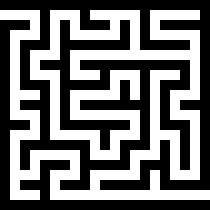
#> input picture lab/lab05/lab05_09/img/maze10_09.png, 210 x 210 px
$ jupyter execute lab05.ipynb
#> lines starting #> are read from the running program, lines starting #| are printed output that depends on the picture
# Лабораторная работа 5.  Эвристические алгоритмы.
## Вариант 9

**Цель работы:** ознакомление с  эвристическими алгоритмами  и методикой оценки  их эффективности.

**Продолжительность работы:** - 4 часа.

**Мягкий дедлайн (10 баллов)**: 20.05.2023

**Жесткий дедлайн (5 баллов)**: 02.06.2023

## Задание 1.

Дан лабиринт. Вход в лабиринт находится сверху слева, выход - снизу справа.

| Вариант | Лабиринт |
|:---|:---|
|  9  |  |

а) Используя волновой алгоритм вручную построить оптимальный путь через лабиринт.

б) Используя маршрутный алгоритм вручную построить оптимальный путь через лабиринт.

## Волновой алгоритм

|<!-- --> |<!-- --> |<!-- --> |<!-- --> |<!-- --> |<!-- --> |<!-- --> |<!-- --> |<!-- --> |
|:-------:|:-------:|:-------:|:-------:|:-------:|:-------:|:-------:|:-------:|:-------:|
|&#9632;  |&#9632;  |&#9632;  |&#9632;  |&#9632;  |&#9632;  |&#9632;  |&#9632;  |&#9632;  |
|0        |1        |2        |3        |4        |5        |6        |7        |&#9632;  |
|&#9632;  |2        |&#9632;  |&#9632;  |&#9632;  |&#9632;  |&#9632;  |8        |&#9632;  |
|&#9632;  |3        |4        |5        |&#9632;  |11       |10       |9        |&#9632;  |
|&#9632;  |&#9632;  |&#9632;  |&#9632;  |&#9632;  |12       |&#9632;  |10       |&#9632;  |
|&#9632;  |21       |20       |19       |&#9632;  |13       |&#9632;  |11       |&#9632;  |
|&#9632;  |22       |&#9632;  |18       |&#9632;  |14       |&#9632;  |12       |&#9632;  |
|&#9632;  |23       |&#9632;  |17       |16       |15       |&#9632;  |13       |14       |
|&#9632;  |&#9632;  |&#9632;  |&#9632;  |&#9632;  |&#9632;  |&#9632;  |&#9632;  |&#9632;  |

1. Присвоем начальной клетке нулевое значение, соседним клеткам будем присваивать текущее значение плюс единица, пока не дойдем до конца.
2. Начиная с конечной клетки будем переходить к соседним клеткам с меньшими значениями, пока не дойдем до начальной.
3. Наш путь составляет 14 клеток

|<!-- --> |<!-- --> |<!-- --> |<!-- --> |<!-- --> |<!-- --> |<!-- --> |<!-- --> |<!-- --> |
|:-------:|:-------:|:-------:|:-------:|:-------:|:-------:|:-------:|:-------:|:-------:|
|&#9632;  |&#9632;  |&#9632;  |&#9632;  |&#9632;  |&#9632;  |&#9632;  |&#9632;  |&#9632;  |
|&#128997;|&#128997;|&#128997;|&#128997;|&#128997;|&#128997;|&#128997;|&#128997;|&#9632;  |
|&#9632;  |&#9;     |&#9632;  |&#9632;  |&#9632;  |&#9632;  |&#9632;  |&#128997;|&#9632;  |
|&#9632;  |&#9;     |&#9;     |&#9;     |&#9632;  |&#9;     |&#9;     |&#128997;|&#9632;  |
|&#9632;  |&#9632;  |&#9632;  |&#9632;  |&#9632;  |&#9;     |&#9632;  |&#128997;|&#9632;  |
|&#9632;  |&#9;     |&#9;     |&#9;     |&#9632;  |&#9;     |&#9632;  |&#128997;|&#9632;  |
|&#9632;  |&#9;     |&#9632;  |&#9;     |&#9632;  |&#9;     |&#9632;  |&#128997;|&#9632;  |
|&#9632;  |&#9;     |&#9632;  |&#9;     |&#9;     |&#9;     |&#9632;  |&#128997;|&#128997;|
|&#9632;  |&#9632;  |&#9632;  |&#9632;  |&#9632;  |&#9632;  |&#9632;  |&#9632;  |&#9632;  |

## Маршрутный алгоритм основанный на вычислении расстояния между точками

|<!-- -->|<!-- --> |<!-- --> |<!-- --> |<!-- --> |<!-- --> |<!-- --> |<!-- --> |<!-- --> |<!-- --> |
|:------:|:-------:|:-------:|:-------:|:-------:|:-------:|:-------:|:-------:|:-------:|:-------:|
|9       |&#9632;  |&#9632;  |&#9632;  |&#9632;  |&#9632;  |&#9632;  |&#9632;  |&#9632;  |&#9632;  |
|8       |&#9;     |&#9;     |&#9;     |&#9;     |&#9;     |&#9;     |&#9;     |&#9;     |&#9632;  |
|7       |&#9632;  |&#9;     |&#9632;  |&#9632;  |&#9632;  |&#9632;  |&#9632;  |&#9;     |&#9632;  |
|6       |&#9632;  |&#9;     |&#9;     |&#9;     |&#9632;  |&#9;     |&#9;     |&#9;     |&#9632;  |
|5       |&#9632;  |&#9632;  |&#9632;  |&#9632;  |&#9632;  |&#9;     |&#9632;  |&#9;     |&#9632;  |
|4       |&#9632;  |&#9;     |&#9;     |&#9;     |&#9632;  |&#9;     |&#9632;  |&#9;     |&#9632;  |
|3       |&#9632;  |&#9;     |&#9632;  |&#9;     |&#9632;  |&#9;     |&#9632;  |&#9;     |&#9632;  |
|2       |&#9632;  |&#9;     |&#9632;  |&#9;     |&#9;     |&#9;     |&#9632;  |&#9;     |&#9;     |
|1       |&#9632;  |&#9632;  |&#9632;  |&#9632;  |&#9632;  |&#9632;  |&#9632;  |&#9632;  |&#9632;  |
|<!-- -->|1        |2        |3        |4        |5        |6        |7        |8        |9        |

Работу алгоритма начнем от начального элемента. При этом вокруг начального элемента рассмотрим 8-ми элементную окрестность. От каждого элемента окрестности до конечного элемента оценим длинну пути. При этом расстояние между точками вычислется по формуле: $d = |x_2 - x_1| + |y_2 - y_1| $
Таким образом вычисляем восемь значений из которых выбираем минимальное. Элемент от которого расстояние оказалось минимальным выбирается в качестве элемента трассы. Вокруг него снова рассматривается 8-ми элементная окрестность. Продолжаем процесс до тех пор пока не будет достигнут конечный элемент.
1. |8-2| + |2-9| = 13 и |7-2| + |2-9| = 12 новая трасса имеет координаты (7, 2)
2. |6-2| + |2-9| = 11 и |6-2| = |3-9| = 10 и |8-2| + |3-9| = 12 новая трасса имеет координаты (6, 3)
3. |6-2| + |4-9| = 9 новая трасса имеет координаты (6, 4)
4. У этой трассы нет пути, возвращаемся и выбираем другую трассу
5. Новая трасса имеет координаты (8,3)
6. |8-2| + |4-9| = 11 новая трасса имеет координаты (8, 4)
7. |8-2| + |5-9| = 10 новая трасса имеет координаты (8, 5)
8. |8-2| + |6-9| = 9 новая трасса имеет координаты (8, 6)
9. |8-2| + |7-9| = 8 новая трасса имеет координаты (8, 7)
10. |8-2| + |8-9| = 7 и |7-2| + |8-9| = 6 новая трасса имеет координаты (7, 8)
11. |6-2| + |8-9| = 5 и |6-2| + |7-9| = 6 новая трасса имеет координаты (6, 8)
12. |5-2| + |8-9| = 4 новая трасса имеет координаты (5, 8)
13. |4-2| + |8-9| = 3 новая трасса имеет координаты (4, 8)
14. |3-2| + |8-9| = 2 новая трасса имеет координаты (3, 8)
15. |1-2| + |8-9| = 2 новая трасса имеет координаты (3, 8)
16. |2-2| + |8-9| = 1 и |2-2| + |9-9| = 0 Конец алгоритма.

### Вид с проложенным маршрутом
|<!-- -->|<!-- --> |<!-- --> |<!-- --> |<!-- --> |<!-- --> |<!-- --> |<!-- --> |<!-- --> |<!-- --> |
|:------:|:-------:|:-------:|:-------:|:-------:|:-------:|:-------:|:-------:|:-------:|:-------:|
|9       |&#9632;  |&#9632;  |&#9632;  |&#9632;  |&#9632;  |&#9632;  |&#9632;  |&#9632;  |&#9632;  |
|8       |&#128997;|&#9;     |&#128997;|&#128997;|&#128997;|&#128997;|&#128997;|&#9;     |&#9632;  |
|7       |&#9632;  |&#128997;|&#9632;  |&#9632;  |&#9632;  |&#9632;  |&#9632;  |&#128997;|&#9632;  |
|6       |&#9632;  |&#9;     |&#9;     |&#9;     |&#9632;  |&#9;     |&#9;     |&#128997;|&#9632;  |
|5       |&#9632;  |&#9632;  |&#9632;  |&#9632;  |&#9632;  |&#9;     |&#9632;  |&#128997;|&#9632;  |
|4       |&#9632;  |&#9;     |&#9;     |&#9;     |&#9632;  |&#9;     |&#9632;  |&#128997;|&#9632;  |
|3       |&#9632;  |&#9;     |&#9632;  |&#9;     |&#9632;  |&#9;     |&#9632;  |&#128997;|&#9632;  |
|2       |&#9632;  |&#9;     |&#9632;  |&#9;     |&#9;     |&#9;     |&#9632;  |&#9;     |&#128997;|
|1       |&#9632;  |&#9632;  |&#9632;  |&#9632;  |&#9632;  |&#9632;  |&#9632;  |&#9632;  |&#9632;  |
|<!-- -->|1        |2        |3        |4        |5        |6        |7        |8        |9        |

## Задание 2.

Дан либиринт. Вход в лабиринт находится сверху слева, выход - снизу справа.
Реализовав алгоритм в соответствии с заданием построить оптимальный путь через лабиринт.

| Вариант | Лабиринт | Алгоритм |
|:---|:---|:---|
|  9  |  | Двухлучевой алгоритм |

[cell 1]
from PIL import Image

# Открываем изображение
img = Image.open("./img/maze10_09.png")
#> img is the input picture: PIL image 210x210 RGBA; mean R, G, B, A 116.2, 116.2, 116.2, 255
image = img.resize((21, 21))
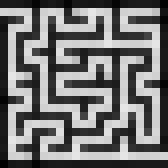
#> image: PIL image 21x21 RGBA (shown 8 times larger); mean R, G, B, A 116.5, 116.5, 116.5, 255
#image.show()
bw_image = image.convert("L")
width, height = bw_image.size
#> width = 21; height = 21
matrix = [[False for _ in range(width)] for _ in range(height)]
for y in range(height):
    for x in range(width):
        pixel = bw_image.getpixel((x, y))
        if pixel > 127:
            matrix[y][x] = True
#> after the loop, matrix = 21 items

for i in matrix:
    print('[', end="")
    for j in i:
        if j:
            print("0 ", end="")
        else:
            print("1 ", end="")
    print(']', end="")
    print()
#> this loop made 21 passes
#| [1 1 1 1 1 1 1 1 1 1 1 1 1 1 1 1 1 1 1 1 1 ]
#| [0 0 0 0 1 0 0 0 1 0 0 0 0 0 1 0 0 0 0 0 1 ]
#| [1 1 1 0 1 0 1 0 1 1 1 0 1 0 1 0 1 1 1 1 1 ]
#| [1 0 0 0 1 0 1 0 0 0 0 0 1 0 1 0 0 0 0 0 1 ]
#| [1 0 1 1 1 0 1 1 1 1 1 1 1 0 1 1 1 1 1 0 1 ]
#| [1 0 1 0 0 0 1 0 0 0 0 0 0 0 0 0 0 0 0 0 1 ]
#| [1 0 1 0 1 1 1 0 1 1 1 1 1 1 1 1 1 1 1 0 1 ]
#| [1 0 1 0 0 0 1 0 0 0 1 0 0 0 1 0 0 0 1 0 1 ]
#> (further printed lines are left out)

[cell 2]
maze_nums = [
    [1, 1, 1, 1, 1, 1, 1, 1, 1, 1, 1, 1, 1, 1, 1, 1, 1, 1, 1, 1, 1],
    [0, 0, 0, 0, 1, 0, 0, 0, 1, 0, 0, 0, 0, 0, 1, 0, 0, 0, 0, 0, 1],
    [1, 1, 1, 0, 1, 0, 1, 0, 1, 1, 1, 0, 1, 0, 1, 0, 1, 1, 1, 1, 1],
    [1, 0, 0, 0, 1, 0, 1, 0, 0, 0, 0, 0, 1, 0, 1, 0, 0, 0, 0, 0, 1],
    [1, 0, 1, 1, 1, 0, 1, 1, 1, 1, 1, 1, 1, 0, 1, 1, 1, 1, 1, 0, 1],
    [1, 0, 1, 0, 0, 0, 1, 0, 0, 0, 0, 0, 0, 0, 0, 0, 0, 0, 0, 0, 1],
    [1, 0, 1, 0, 1, 1, 1, 0, 1, 1, 1, 1, 1, 1, 1, 1, 1, 1, 1, 0, 1],
    [1, 0, 1, 0, 0, 0, 1, 0, 0, 0, 1, 0, 0, 0, 1, 0, 0, 0, 1, 0, 1],
    [1, 0, 1, 1, 1, 0, 1, 1, 1, 1, 1, 0, 1, 0, 1, 0, 1, 1, 1, 0, 1],
    [1, 0, 0, 0, 1, 0, 1, 0, 0, 0, 0, 0, 1, 0, 1, 0, 1, 0, 0, 0, 1],
    [1, 0, 1, 1, 1, 0, 1, 0, 1, 1, 1, 1, 1, 1, 1, 0, 1, 0, 1, 1, 1],
    [1, 0, 0, 0, 1, 0, 1, 0, 0, 0, 0, 0, 0, 0, 1, 0, 1, 0, 0, 0, 1],
    [1, 1, 1, 0, 1, 0, 1, 1, 1, 1, 1, 1, 1, 0, 1, 0, 1, 1, 1, 0, 1],
    [1, 0, 0, 0, 1, 0, 0, 0, 0, 0, 1, 0, 0, 0, 1, 0, 0, 0, 1, 0, 1],
    [1, 0, 1, 1, 1, 1, 1, 1, 1, 0, 1, 0, 1, 1, 1, 0, 1, 0, 1, 0, 1],
    [1, 0, 1, 0, 0, 0, 0, 0, 1, 0, 0, 0, 1, 0, 0, 0, 1, 0, 1, 0, 1],
    [1, 0, 1, 0, 1, 1, 1, 0, 1, 1, 1, 1, 1, 0, 1, 1, 1, 0, 1, 0, 1],
    [1, 0, 0, 0, 1, 0, 0, 0, 1, 0, 0, 0, 0, 0, 1, 0, 1, 0, 0, 0, 1],
    [1, 0, 1, 1, 1, 0, 1, 1, 1, 0, 1, 1, 1, 1, 1, 0, 1, 1, 1, 1, 1],
    [1, 0, 0, 0, 1, 0, 0, 0, 0, 0, 0, 0, 0, 0, 0, 0, 0, 0, 0, 0, 0],
    [1, 1, 1, 1, 1, 1, 1, 1, 1, 1, 1, 1, 1, 1, 1, 1, 1, 1, 1, 1, 1]
]

[cell 3]
maze1 = [
    ['#', '#', '#', '#', '#', '#', '#', '#', '#', '#', '#', '#', '#', '#', '#', '#', '#', '#', '#', '#', '#'],
    [' ', ' ', ' ', ' ', '#', ' ', ' ', ' ', '#', ' ', ' ', ' ', ' ', ' ', '#', ' ', ' ', ' ', ' ', ' ', '#'],
    ['#', '#', '#', ' ', '#', ' ', '#', ' ', '#', '#', '#', ' ', '#', ' ', '#', ' ', '#', '#', '#', '#', '#'],
    ['#', ' ', ' ', ' ', '#', ' ', '#', ' ', ' ', ' ', ' ', ' ', '#', ' ', '#', ' ', ' ', ' ', ' ', ' ', '#'],
    ['#', ' ', '#', '#', '#', ' ', '#', '#', '#', '#', '#', '#', '#', ' ', '#', '#', '#', '#', '#', ' ', '#'],
    ['#', ' ', '#', ' ', ' ', ' ', '#', ' ', ' ', ' ', ' ', ' ', ' ', ' ', ' ', ' ', ' ', ' ', ' ', ' ', '#'],
    ['#', ' ', '#', ' ', '#', '#', '#', ' ', '#', '#', '#', '#', '#', '#', '#', '#', '#', '#', '#', ' ', '#'],
    ['#', ' ', '#', ' ', ' ', ' ', '#', ' ', ' ', ' ', '#', ' ', ' ', ' ', '#', ' ', ' ', ' ', '#', ' ', '#'],
    ['#', ' ', '#', '#', '#', ' ', '#', '#', '#', '#', '#', ' ', '#', ' ', '#', ' ', '#', '#', '#', ' ', '#'],
    ['#', ' ', ' ', ' ', '#', ' ', '#', ' ', ' ', ' ', ' ', ' ', '#', ' ', '#', ' ', '#', ' ', ' ', ' ', '#'],
    ['#', ' ', '#', '#', '#', ' ', '#', ' ', '#', '#', '#', '#', '#', '#', '#', ' ', '#', ' ', '#', '#', '#'],
    ['#', ' ', ' ', ' ', '#', ' ', '#', ' ', ' ', ' ', ' ', ' ', ' ', ' ', '#', ' ', '#', ' ', ' ', ' ', '#'],
    ['#', '#', '#', ' ', '#', ' ', '#', '#', '#', '#', '#', '#', '#', ' ', '#', ' ', '#', '#', '#', ' ', '#'],
    ['#', ' ', ' ', ' ', '#', ' ', ' ', ' ', ' ', ' ', '#', ' ', ' ', ' ', '#', ' ', ' ', ' ', '#', ' ', '#'],
    ['#', ' ', '#', '#', '#', '#', '#', '#', '#', ' ', '#', ' ', '#', '#', '#', ' ', '#', ' ', '#', ' ', '#'],
    ['#', ' ', '#', ' ', ' ', ' ', ' ', ' ', '#', ' ', ' ', ' ', '#', ' ', ' ', ' ', '#', ' ', '#', ' ', '#'],
    ['#', ' ', '#', ' ', '#', '#', '#', ' ', '#', '#', '#', '#', '#', ' ', '#', '#', '#', ' ', '#', ' ', '#'],
    ['#', ' ', ' ', ' ', '#', ' ', ' ', ' ', '#', ' ', ' ', ' ', ' ', ' ', '#', ' ', '#', ' ', ' ', ' ', '#'],
    ['#', ' ', '#', '#', '#', ' ', '#', '#', '#', ' ', '#', '#', '#', '#', '#', ' ', '#', '#', '#', '#', '#'],
    ['#', ' ', ' ', ' ', '#', ' ', ' ', ' ', ' ', ' ', ' ', ' ', ' ', ' ', ' ', ' ', ' ', ' ', ' ', ' ', ' '],
    ['#', '#', '#', '#', '#', '#', '#', '#', '#', '#', '#', '#', '#', '#', '#', '#', '#', '#', '#', '#', '#']
]
def move_in_matrix(matrix):
    rows = len(matrix)
    cols = len(matrix[0])

    # Начальная позиция первого луча (вниз и вправо)
    row1, col1 = 1, 0
    matrix[row1][col1] = "*"
    # Начальная позиция второго луча (вверх и влево)
    row2, col2 = rows - 2, cols - 1
    matrix[row2][col2] = "*"
    while True:
        if (row1, col1) == (row2, col2):
            print("Лучи встретились")
            return
        elif (row1, col1) == (rows - 2, cols - 1):
            print("Луч 1 дошел")
            return
        elif (row2, col2) == (1, 0):
            print("Луч 2 дошел")
            return
        # Движение первого луча
        if row1 + 1 < rows and matrix[row1 + 1][col1] == ' ':
            row1 += 1
            matrix[row1][col1] = "*"
        elif col1 + 1 < cols and matrix[row1][col1 + 1] == ' ':
            col1 += 1
            matrix[row1][col1] = "*"
        # Движение второго луча
        if col2 - 1 >= 0 and matrix[row2][col2 - 1] == ' ':
            col2 -= 1
            matrix[row2][col2] = "*"
        elif row2 - 1 >= 0 and matrix[row2 - 1][col2] == ' ':
            row2 -= 1
            matrix[row2][col2] = "*"
        else:
            print("Лучи не встретились")
            return

move_in_matrix(maze1)
for i in range(len(maze1)):
    for j in range(len(maze1[0])):
        print(maze1[i][j], end = ' ')
    print()
